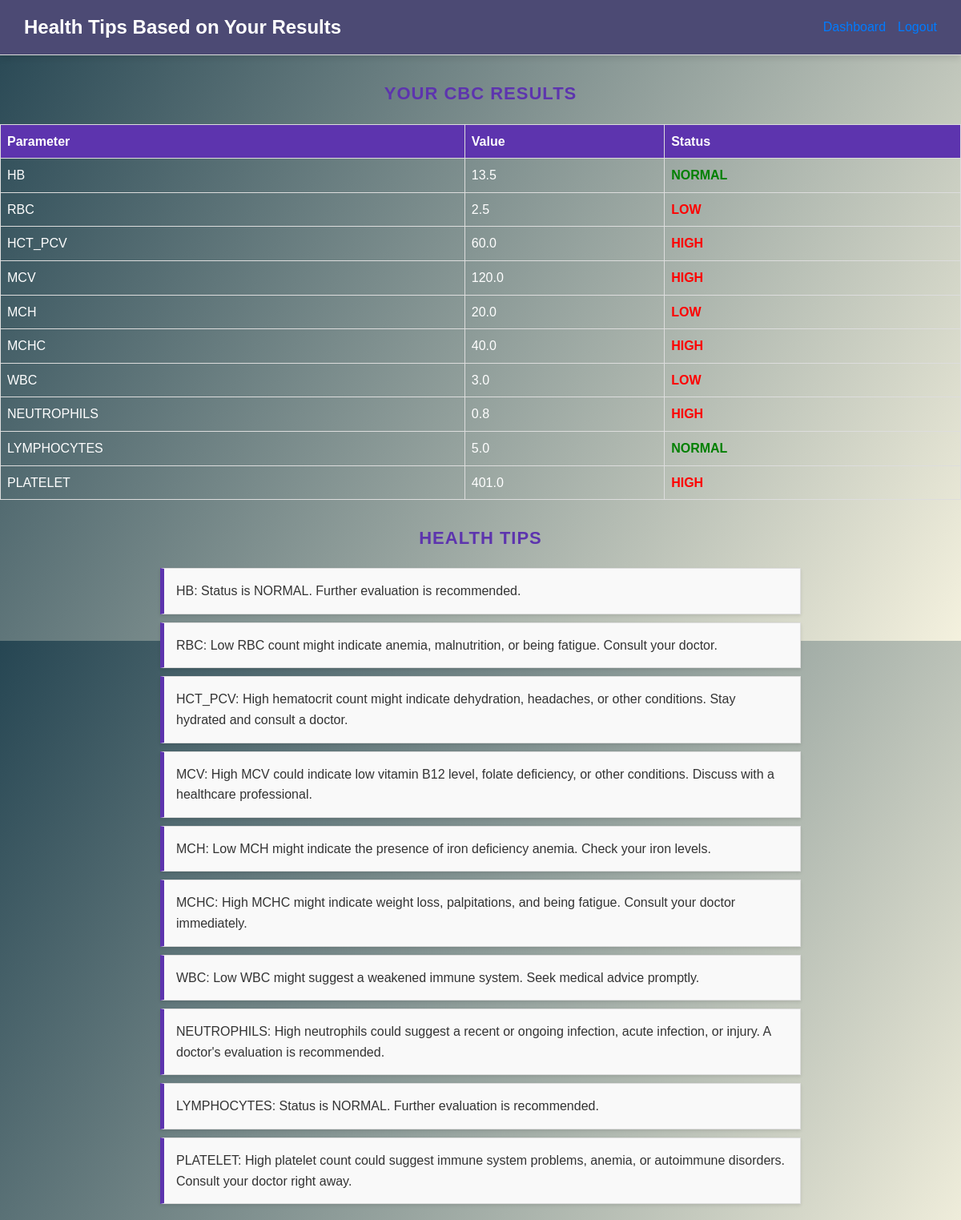
Screenshot of /health_tips (signed in) with the database file from the repository.
### tables this page shows
CREATE TABLE cbc_results (
            id INTEGER PRIMARY KEY AUTOINCREMENT,
            user_id INTEGER NOT NULL,
            hb REAL NOT NULL,
            rbc REAL NOT NULL,
            hct_pcv REAL NOT NULL,
            mcv REAL NOT NULL,
            mch REAL NOT NULL,
            mchc REAL NOT NULL,
            wbc REAL NOT NULL,
            neutrophils REAL NOT NULL,
            lymphocytes REAL NOT NULL,
            platelet REAL NOT NULL,
            FOREIGN KEY (user_id) REFERENCES users (id)
        );

### app.py (the view)
@app.route("/health_tips")
def health_tips():
    if 'user_id' not in session:
        flash('Please log in to access this feature.', 'warning')
        return redirect(url_for('login'))
    user_id = session['user_id']
    cbc_results = get_user_cbc_results(user_id)
    if not cbc_results:
        flash('No CBC results found. Please submit your data.', 'info')
        return redirect(url_for('dashboard'))
    cbc_analysis = {
        param: evaluate_cbc(param, value)
        for param, value in cbc_results.items()
    }
    health_tips_mapping = {
        "HB": {
            "LOW": "It could indicate iron deficiency. Consider incorporating iron-rich foods into your diet.",
            "HIGH": "It might indicate polycythemia or other conditions. A doctor’s evaluation is recommended."
        },
        "RBC": {
            "LOW": "Low RBC count might indicate anemia, malnutrition, or being fatigue. Consult your doctor.",
            "HIGH": "High RBC count might be linked to dehydration, polycythemia, or other conditions. Further tests are advised."
        },
        "HCT_PCV": {
            "LOW": "Low hematocrit count might indicate vitamin or mineral deficiency, being fatigue, and anemia. Please consult your doctor.",
            "HIGH": "High hematocrit count might indicate dehydration, headaches, or other conditions. Stay hydrated and consult a doctor."
        },
        "MCV": {
            "LOW": "Low MCV might suggest an iron deficiency anemia and other hemoglobin disorders. Consider consulting a hematologist.",
            "HIGH": "High MCV could indicate low vitamin B12 level, folate deficiency, or other conditions. Discuss with a healthcare professional."
        },
        "MCH": {
            "LOW": "Low MCH might indicate the presence of iron deficiency anemia. Check your iron levels.",
            "HIGH": "High MCH might indicate being fatigue, having a very pale skin, or other conditions. Consult a doctor."
        },
        "MCHC": {
            "LOW": "Low MCHC might indicate chronic blood loss or iron-deficiency anemia. Seek medical advice.",
            "HIGH": "High MCHC might indicate weight loss, palpitations, and being fatigue. Consult your doctor immediately."
        },
        "WBC": {
            "LOW": "Low WBC might suggest a weakened immune system. Seek medical advice promptly.",
            "HIGH": "High WBC could indicate an infection or inflammation. Consult a healthcare professional."
        },
        "NEUTROPHILS": {
            "LOW": "Low neutrophils might indicate having fever, sore throat, and other conditions. Consult a doctor.",
            "HIGH": "High neutrophils could suggest a recent or ongoing infection, acute infection, or injury. A doctor's evaluation is recommended."
        },
        "LYMPHOCYTES": {
            "LOW": "Low lymphocytes might suggest unusual infections, frequent colds, or pneumonia. Consult your doctor immediately",
            "HIGH": "High lymphocytes could indicate viral and bacterial infections, or autoimmune diseases. Seek medical advice."
        },
        "PLATELET": {
            "LOW": "Low platelet count might indicate excessive bleeding, heavy menstrual periods for women, or bruises. Seek for a medical attention.",
            "HIGH": "High platelet count could suggest immune system problems, anemia, or autoimmune disorders. Consult your doctor right away."
        },
    }
    health_tips = []
    for param, status in cbc_analysis.items():
        param = param.upper()  # Ensure case consistency
        if param in health_tips_mapping and status in health_tips_mapping[param]:
            health_tips.append(f"{param}: {health_tips_mapping[param][status]}")
        else:
            health_tips.append(f"{param}: Status is {status}. Further evaluation is recommended.")
    return render_template("health_tips.html", cbc_results=cbc_results, cbc_analysis=cbc_analysis, health_tips=health_tips)

### app.py (called while the page is built)
def get_db_connection():
    connection = sqlite3.connect('hrcbc_app.db')
    connection.row_factory = sqlite3.Row
    return connection

def evaluate_cbc(parameter, value):
    low, high = REFERENCE_RANGES.get(parameter, (None, None))
    if low is None or high is None:
        return "UNKNOWN"
    if value < low:
        return "LOW"
    elif value > high:
        return "HIGH"
    else:
        return "NORMAL"

def get_user_cbc_results(user_id):
    connection = get_db_connection()
    cursor = connection.cursor()
    cursor.execute("SELECT * FROM cbc_results WHERE user_id = ? ORDER BY id DESC LIMIT 1", (user_id,))
    row = cursor.fetchone()
    connection.close()
    if row:
        return {
            'hb': row['hb'],
            'rbc': row['rbc'],
            'hct_pcv': row['hct_pcv'],
            'mcv': row['mcv'],
            'mch': row['mch'],
            'mchc': row['mchc'],
            'wbc': row['wbc'],
            'neutrophils': row['neutrophils'],
            'lymphocytes': row['lymphocytes'],
            'platelet': row['platelet']
        }
    return None

### templates/health_tips.html (shortened to what this page needs)
<!DOCTYPE html>
<html lang="en">
<head>
    <link rel="stylesheet" href="/static/styles.css">
</head>
<body>
    <header>
        <h1>Health Tips Based on Your Results</h1>
        <div class="nav-links">
            <a href="/dashboard">Dashboard</a>
            <a href="/logout">Logout</a>
        </div>
    </header>
    <main>
        <h2>Your CBC Results</h2>
        <table>
            <thead>
                <tr>
                    <th>Parameter</th>
                    <th>Value</th>
                    <th>Status</th>
                </tr>
            </thead>
            <tbody>
                {% for param, value in cbc_results.items() %}
                <tr>
                    <td>{{ param.upper() }}</td>
                    <td>{{ value }}</td>
                    <td>
                        {% set status = cbc_analysis[param] %}
                        {% if status == 'LOW' %}
                            <span class="status-low">{{ status }}</span>
                        {% elif status == 'NORMAL' %}
                            <span class="status-normal">{{ status }}</span>
                        {% elif status == 'HIGH' %}
                            <span class="status-high">{{ status }}</span>
                        {% else %}
                            {{ status }}
                        {% endif %}
                    </td>
                </tr>
                {% endfor %}
            </tbody>
        </table>
        <h2>Health Tips</h2>
        <ul>
            {% for tip in health_tips %}
            <li>{{ tip }}</li>
            {% endfor %}
        </ul>
    </main>
</body>
</html>

### static/styles.css (style rules this page uses)
* { margin: 0; padding: 0; box-sizing: border-box; }
body { font-family: 'Roboto', Arial, sans-serif; background: linear-gradient(120deg, #264653, #f4f1de); color: white; line-height: 1.6; height: 100vh; display: flex; flex-direction: column; }
header { background-color: #2a9d8f; color: white; padding: 2rem 3rem; display: flex; justify-content: space-between; align-items: center; box-shadow: 0 4px 8px rgba(0, 0, 0, 0.1); }

### templates/health_tips.html (style rules this page uses)
body { font-family: Arial, sans-serif; margin: 0; padding: 0; }
header { display: flex; justify-content: space-between; align-items: center; padding: 15px 30px; background-color: #4c4a74; border-bottom: 1px solid #ddd; }
h1 { margin: 0; font-size: 24px; }
.nav-links { display: flex; gap: 15px; }
.nav-links a { text-decoration: none; color: #007bff; font-size: 16px; }
table { width: 100%; border-collapse: collapse; margin: 20px auto; font-size: 16px; }
table th, table td { border: 1px solid #ddd; padding: 8px; text-align: left; }
table th { background-color: #5d34ae; color: white; }
.status-low { color: red; font-weight: bold; }
.status-normal { color: green; font-weight: bold; }
.status-high { color: red; font-weight: bold; }
main h2 { font-size: 22px; color: #5d34ae; margin-top: 30px; text-align: center; text-transform: uppercase; letter-spacing: 1px; }
ul { list-style-type: none; padding: 0; margin: 20px auto; max-width: 800px; }
ul li { background-color: #f9f9f9; margin: 10px 0; padding: 15px; border: 1px solid #ddd; border-left: 5px solid #5d34ae; font-size: 16px; color: #333; box-shadow: 0 2px 4px rgba(0, 0, 0, 0.1); transition: transform 0.2s, box-shadow 0.2s; }

### rows the page displays
cbc_results: upper "HB", hb "13.5", status "NORMAL", upper "RBC", rbc "2.5", status "LOW", upper "HCT_PCV", hct_pcv "60.0", status "HIGH", upper "MCV", mcv "120.0", upper "MCH", mch "20.0", upper "MCHC", mchc "40.0", upper "WBC", wbc "3.0", upper "NEUTROPHILS", neutrophils "0.8", upper "LYMPHOCYTES", lymphocytes "5.0", upper "PLATELET", platelet "401.0"

### other values shown
{{ tip }} "HB: Status is NORMAL. Further evaluation is recommended." "RBC: Low RBC count might indicate anemia, malnutrition, or being fatigue. Consult your doctor." "HCT_PCV: High hematocrit count might indicate dehydration, headaches, or other conditions. Stay hydrated and consult a doctor." "MCV: High MCV could indicate low vitamin B12 level, folate deficiency, or other conditions. Discuss with a healthcare professional." "MCH: Low MCH might indicate the presence of iron deficiency anemia. Check your iron levels." "MCHC: High MCHC might indicate weight loss, palpitations, and being fatigue. Consult your doctor immediately." "WBC: Low WBC might suggest a weakened immune system. Seek medical advice promptly." "NEUTROPHILS: High neutrophils could suggest a recent or ongoing infection, acute infection, or injury. A doctor's evaluation is recommended." "LYMPHOCYTES: Status is NORMAL. Further evaluation is recommended." "PLATELET: High platelet count could suggest immune system problems, anemia, or autoimmune disorders. Consult your doctor right away."
